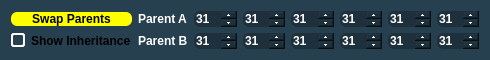
<?xml version="1.0" encoding="UTF-8"?>
<ui version="4.0">
 <class>EggSettings</class>
 <widget class="QWidget" name="EggSettings">
  <property name="geometry">
   <rect>
    <x>0</x>
    <y>0</y>
    <width>490</width>
    <height>60</height>
   </rect>
  </property>
  <property name="minimumSize">
   <size>
    <width>490</width>
    <height>60</height>
   </size>
  </property>
  <property name="windowTitle">
   <string notr="true">EggSettings</string>
  </property>
  <property name="styleSheet">
   <string notr="true">QWidget {
	background-color: #274050;
	font-family: &quot;Myriad Pro&quot;, Montserrat;
	font-weight: 500;
}

QLabel {
	color: white;
}

QSpinBox {
	qproperty-alignment: AlignCenter;
	background-color: #1D303C;
	border: none;
	border-radius: 6px;
	color: white;
}

QSpinBox::up-button {
	subcontrol-origin: border;
    subcontrol-position: top right;
}

QSpinBox::down-button {
	subcontrol-origin: border;
    subcontrol-position: bottom right;
}

QPushButton {
	background-color: Yellow;
	color: black;
	border: none;
	border-radius: 6px;
}

QCheckBox::indicator {
	border: 2px solid white;
	border-radius: 3px;
	height: 10px;
	width: 10px;
}

QCheckBox::indicator:unchecked {
	background-color: #274050;
}

QCheckBox::indicator:checked {
	background-color: white;
}</string>
  </property>
  <layout class="QGridLayout" name="gridLayout">
   <item row="0" column="0">
    <widget class="QPushButton" name="pushButtonSwapParents">
     <property name="text">
      <string>Swap Parents</string>
     </property>
    </widget>
   </item>
   <item row="0" column="1">
    <widget class="QLabel" name="labelParent1">
     <property name="text">
      <string>Parent A</string>
     </property>
    </widget>
   </item>
   <item row="0" column="2">
    <widget class="QSpinBox" name="spinBoxParent1HP">
     <property name="maximum">
      <number>31</number>
     </property>
     <property name="value">
      <number>31</number>
     </property>
    </widget>
   </item>
   <item row="0" column="3">
    <widget class="QSpinBox" name="spinBoxParent1Atk">
     <property name="maximum">
      <number>31</number>
     </property>
     <property name="value">
      <number>31</number>
     </property>
    </widget>
   </item>
   <item row="0" column="4">
    <widget class="QSpinBox" name="spinBoxParent1Def">
     <property name="maximum">
      <number>31</number>
     </property>
     <property name="value">
      <number>31</number>
     </property>
    </widget>
   </item>
   <item row="0" column="5">
    <widget class="QSpinBox" name="spinBoxParent1SpA">
     <property name="maximum">
      <number>31</number>
     </property>
     <property name="value">
      <number>31</number>
     </property>
    </widget>
   </item>
   <item row="0" column="6">
    <widget class="QSpinBox" name="spinBoxParent1SpD">
     <property name="maximum">
      <number>31</number>
     </property>
     <property name="value">
      <number>31</number>
     </property>
    </widget>
   </item>
   <item row="0" column="7">
    <widget class="QSpinBox" name="spinBoxParent1Spe">
     <property name="maximum">
      <number>31</number>
     </property>
     <property name="value">
      <number>31</number>
     </property>
    </widget>
   </item>
   <item row="1" column="1">
    <widget class="QLabel" name="labelParent2">
     <property name="text">
      <string>Parent B</string>
     </property>
    </widget>
   </item>
   <item row="1" column="2">
    <widget class="QSpinBox" name="spinBoxParent2HP">
     <property name="maximum">
      <number>31</number>
     </property>
     <property name="value">
      <number>31</number>
     </property>
    </widget>
   </item>
   <item row="1" column="3">
    <widget class="QSpinBox" name="spinBoxParent2Atk">
     <property name="maximum">
      <number>31</number>
     </property>
     <property name="value">
      <number>31</number>
     </property>
    </widget>
   </item>
   <item row="1" column="4">
    <widget class="QSpinBox" name="spinBoxParent2Def">
     <property name="maximum">
      <number>31</number>
     </property>
     <property name="value">
      <number>31</number>
     </property>
    </widget>
   </item>
   <item row="1" column="5">
    <widget class="QSpinBox" name="spinBoxParent2SpA">
     <property name="maximum">
      <number>31</number>
     </property>
     <property name="value">
      <number>31</number>
     </property>
    </widget>
   </item>
   <item row="1" column="6">
    <widget class="QSpinBox" name="spinBoxParent2SpD">
     <property name="maximum">
      <number>31</number>
     </property>
     <property name="value">
      <number>31</number>
     </property>
    </widget>
   </item>
   <item row="1" column="7">
    <widget class="QSpinBox" name="spinBoxParent2Spe">
     <property name="maximum">
      <number>31</number>
     </property>
     <property name="value">
      <number>31</number>
     </property>
    </widget>
   </item>
   <item row="1" column="0">
    <widget class="QCheckBox" name="checkBoxShowInteritance">
     <property name="text">
      <string>Show Inheritance</string>
     </property>
    </widget>
   </item>
  </layout>
 </widget>
 <resources/>
 <connections/>
</ui>
